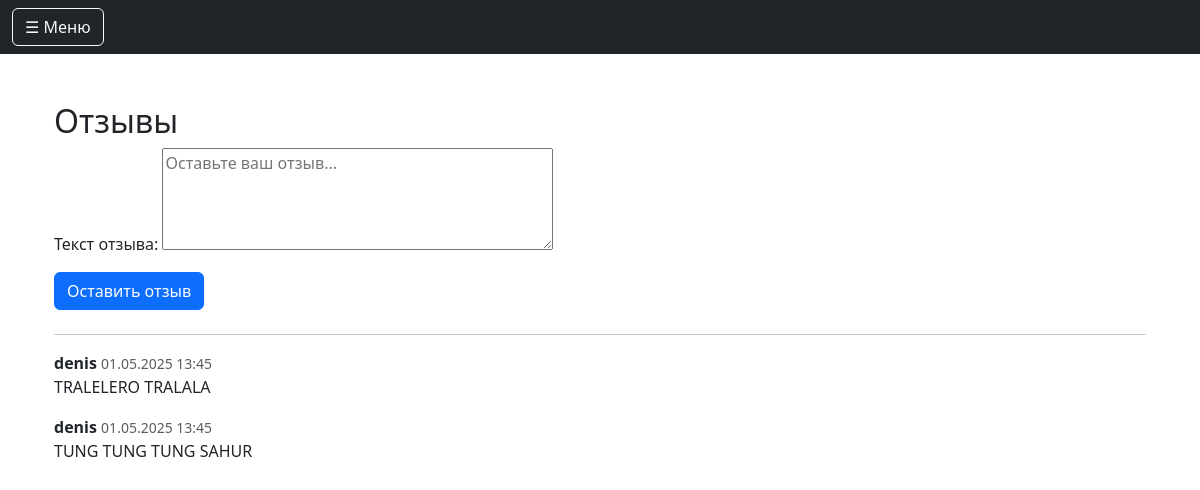
Before: /reviews/ (signed in) with the older database file.
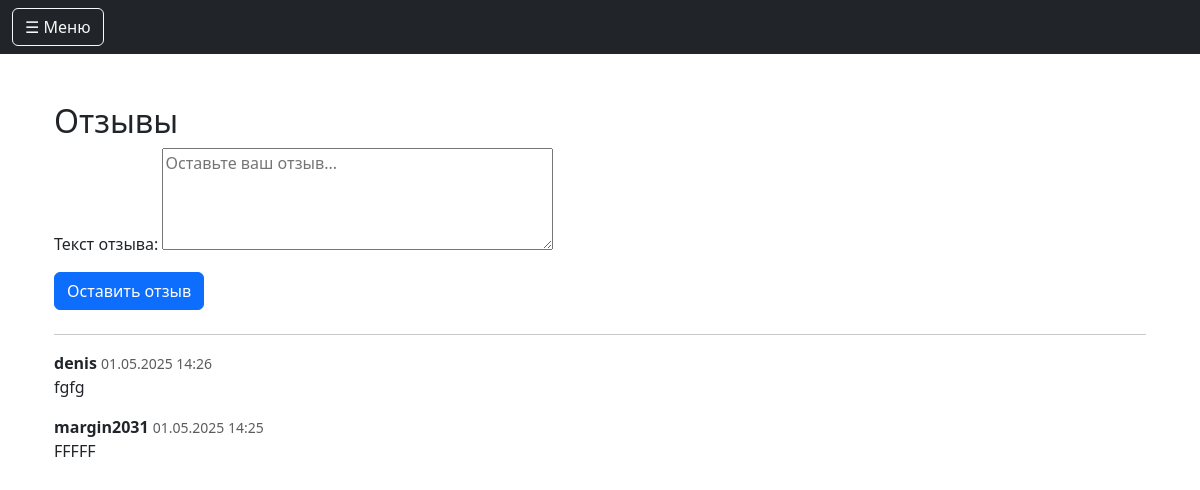
After: the same page with the newer database file.
### core/models.py (models this page shows, shortened)
class Review(models.Model):
    user = models.ForeignKey(User, on_delete=models.CASCADE)
    text = models.TextField("Текст отзыва")
    created_at = models.DateTimeField(auto_now_add=True)
    is_visible = models.BooleanField(default=True)  # 👈 для скрытия/показа

### core/views.py (the view)
# urls.py: path('reviews/', review_page, name='review_page'),
def review_page(request):
    reviews = Review.objects.filter(is_visible=True).order_by('-created_at')
    form = ReviewForm(request.POST or None)
    if request.method == 'POST' and form.is_valid():
        review = form.save(commit=False)
        review.user = request.user
        review.save()
        return redirect('review_page')
    return render(request, 'reviews.html', {'form': form, 'reviews': reviews})

### core/forms.py
class ReviewForm(forms.ModelForm):
    class Meta:
        model = Review
        fields = ['text']
        widgets = {
            'text': forms.Textarea(attrs={'rows': 4, 'placeholder': 'Оставьте ваш отзыв...'}),
        }

### core/templates/reviews.html (shortened to what this page needs)
{% extends 'base.html' %} {% block content %}
<div class="container mt-5">
  <h2>Отзывы</h2>
  {% if user.is_authenticated %}
  <form method="post" class="mb-4">
    {% csrf_token %} {{ form.as_p }}
    <button type="submit" class="btn btn-primary">Оставить отзыв</button>
  </form>
  {% endif %}
  <hr />
  {% for review in reviews %}
  <div class="mb-3">
    <strong>{{ review.user.username }}</strong>
    <small class="text-muted">{{ review.created_at|date:"d.m.Y H:i" }}</small>
    <p>{{ review.text }}</p>
  </div>
  {% empty %}
  <p>Пока нет отзывов.</p>
  {% endfor %}
</div>
{% endblock %}

Changed rows visible on the page:
removed Review: user.username "denis", created_at "01.05.2025 13:45", text "TRALELERO TRALALA"
removed Review: user.username "denis", created_at "01.05.2025 13:45", text "TUNG TUNG TUNG SAHUR"
added Review: user.username "denis", created_at "01.05.2025 14:26", text "fgfg"
added Review: user.username "margin2031", created_at "01.05.2025 14:25", text "FFFFF"
